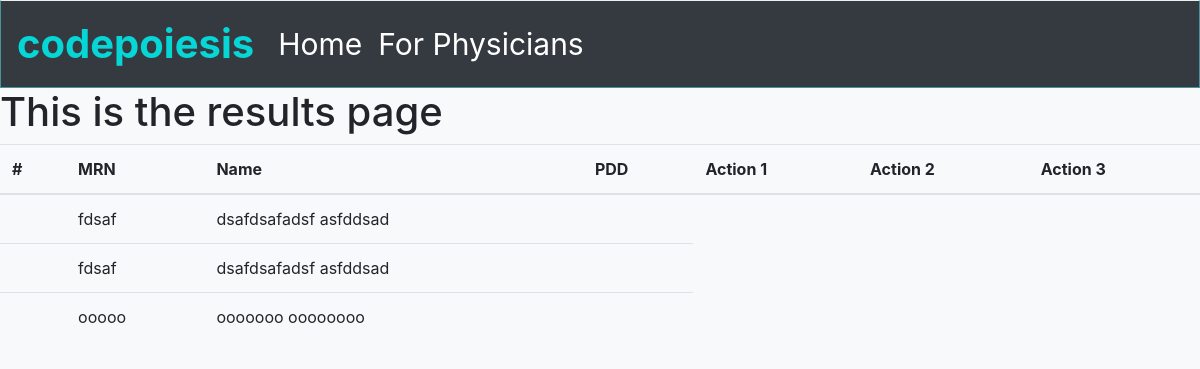
/results/, run on an earlier commit of the app's database.
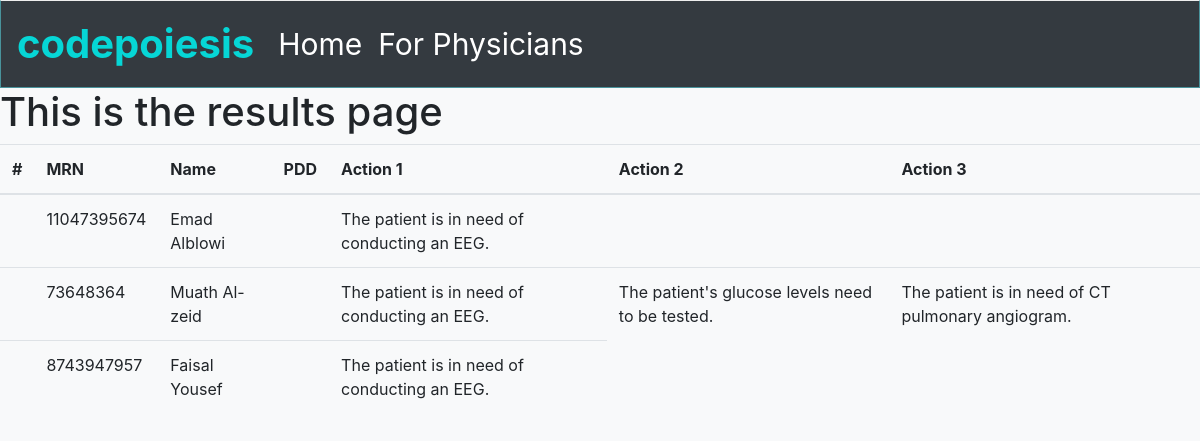
And on a later commit of the database.
### emergency/models.py (models this page shows)
class Symx(models.Model):
    MRN_number = models.CharField(max_length=264)
    first_name = models.CharField(max_length=264)
    last_name = models.CharField(max_length=264)
    first_symx = models.CharField(max_length=264)
    second_symx = models.CharField(max_length=264)
    third_symx = models.CharField(max_length=264)
    fourth_symx = models.CharField(max_length=264, blank=True)
    fifth_symx = models.CharField(max_length=264, blank=True)
    diagnosis = models.CharField(max_length=264, blank=True)
    class test(models.Model):
        test = models.CharField(max_length=264)

### emergency/views.py (the view)
# urls.py: path('results/', views.results, name='results'),
def results(request):
    symptom_list = Symx.objects.order_by('MRN_number')
    symptom_dict = {"symptoms":symptom_list}
    return render(request,'emergency/results.html',context=symptom_dict)

### templates/emergency/results.html (shortened to what this page needs)
<!DOCTYPE html>
{% extends "emergency/base.html" %}
    {% block body_block %}
    <h1>This is the results page</h1>
                    <table class="table">
            <thead>
              <tr>
                <th scope="col">#</th>
                <th scope="col">MRN</th>
                <th scope="col">Name</th>
                <th scope="col">PDD</th>
                <th scope="col">Action 1</th>
                <th scope="col">Action 2</th>
                <th scope="col">Action 3</th>
              </tr>
            </thead>
            <tbody>
  {% if symptoms %}
      {% for person in symptoms %}
              <tr>
                <th scope="row"></th>
                <td>{{person.MRN_number}}</td>
                <td>{{person.first_name}} {{person.last_name}}</td>
                <td>{{person.diagnosis}}</td>
                {% if  person.second_symx == "weakness in one side of the body" or person.second_symx == "sudden confusion" or person.second_symx == "trouble speaking" or person.second_symx == "sudden trouble in vision" or person.second_symx == "loss of balance" %}
                <td>The patient is in need of conducting an EEG.</td>
                {% endif %}
                {% if  person.third_symx == "weakness in one side of the body" or person.third_symx == "sudden confusion" or person.third_symx == "trouble speaking" or person.third_symx == "sudden trouble in vision" or person.third_symx == "loss of balance" %}
                <td>The patient is in need of conducting an EEG.</td>
                {% endif %}
                {% if  person.first_symx == "confusion" or person.first_symx == "visual disturbances" or person.first_symx == "Seziure" or person.first_symx == "loss of consciousness" %}
                <td>The patient's glucose levels need to be tested.</td>
                {% endif %}
                {% if  person.second_symx == "sudden shortness of breath" or person.second_symx == "rapid respiratory rate" or person.second_symx == "coughing up blood" %}
                <td>The patient is in need of CT pulmonary angiogram.</td>
                {% endif %}
              </tr>
        {% endfor %}
    {% endif %}
                </tbody>
              </table>
    {% endblock %}

What changed in the data, as far as the page shows it:
removed Symx: MRN_number "fdsaf", first_name "dsafdsafadsf", last_name "asfddsad"
removed Symx: MRN_number "fdsaf", first_name "dsafdsafadsf", last_name "asfddsad"
removed Symx: MRN_number "ooooo", first_name "ooooooo", last_name "oooooooo"
added Symx: MRN_number "11047395674", first_name "Emad", last_name "Alblowi", shows "The patient is in need of conducting an EEG."
added Symx: MRN_number "73648364", first_name "Muath", last_name "Al-zeid", shows "The patient is in need of conducting an EEG.", shows "The patient's glucose levels need to be tested.", shows "The patient is in need of CT pulmonary angiogram."
added Symx: MRN_number "8743947957", first_name "Faisal", last_name "Yousef", shows "The patient is in need of conducting an EEG."
